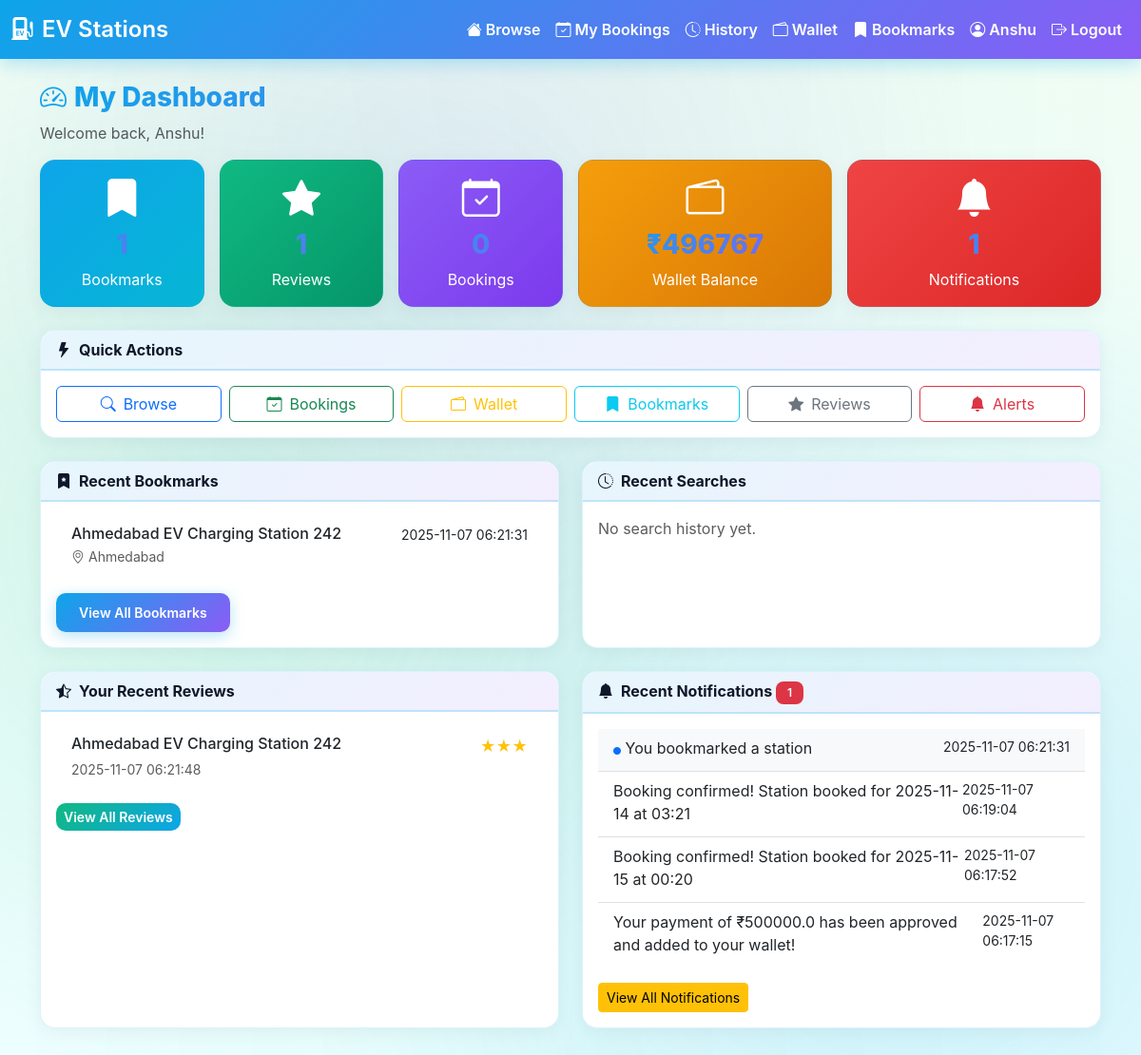
Page /user/dashboard (signed in) on the committed database.
### tables this page shows
CREATE TABLE wallets (
  id INTEGER PRIMARY KEY AUTOINCREMENT,
  user_id INTEGER UNIQUE NOT NULL,
  balance REAL DEFAULT 0.0,
  updated_at TIMESTAMP DEFAULT CURRENT_TIMESTAMP,
  FOREIGN KEY (user_id) REFERENCES users(id)
);

CREATE TABLE bookmarks (
  id INTEGER PRIMARY KEY AUTOINCREMENT,
  user_id INTEGER NOT NULL,
  station_id TEXT NOT NULL,
  created_at TIMESTAMP DEFAULT CURRENT_TIMESTAMP,
  FOREIGN KEY (user_id) REFERENCES users(id),
  FOREIGN KEY (station_id) REFERENCES ev_charging_stations_reduced(station_id),
  UNIQUE(user_id, station_id)
);

CREATE TABLE ev_charging_stations_reduced (
  station_id TEXT,
  name TEXT,
  operator TEXT,
  state TEXT,
  city TEXT,
  pincode TEXT,
  charger_types TEXT,
  number_of_chargers TEXT,
  power_kW_each TEXT,
  price_per_kWh_INR TEXT,
  tariff_type TEXT,
  payment_methods TEXT,
  opening_hours TEXT,
  contact_number TEXT,
  email TEXT,
  station_rating TEXT,
  num_reviews TEXT,
  parking_spaces TEXT,
  amenities TEXT,
  reservation_supported TEXT,
  fast_charging_supported TEXT,
  nearby_landmark TEXT,
  uptime_percent TEXT,
  status TEXT,
  latitude REAL,
  longitude REAL,
  PRIMARY KEY (station_id)
);

CREATE TABLE reviews (
  id INTEGER PRIMARY KEY AUTOINCREMENT,
  station_id TEXT NOT NULL,
  user_id INTEGER NOT NULL,
  rating INTEGER NOT NULL CHECK(rating >= 1 AND rating <= 5),
  review_text TEXT,
  created_at TIMESTAMP DEFAULT CURRENT_TIMESTAMP,
  FOREIGN KEY (station_id) REFERENCES ev_charging_stations_reduced(station_id),
  FOREIGN KEY (user_id) REFERENCES users(id)
);

CREATE TABLE notifications (
  id INTEGER PRIMARY KEY AUTOINCREMENT,
  user_id INTEGER NOT NULL,
  station_id TEXT,
  message TEXT NOT NULL,
  is_read INTEGER DEFAULT 0,
  created_at TIMESTAMP DEFAULT CURRENT_TIMESTAMP,
  FOREIGN KEY (user_id) REFERENCES users(id),
  FOREIGN KEY (station_id) REFERENCES ev_charging_stations_reduced(station_id)
);

### flask_app/routes.py (the view)
@bp.route("/user/dashboard")
def user_dashboard():
    if not f.session.get("user_id"):
        f.flash("Please login to view dashboard", "warning")
        return f.redirect(f.url_for("main.user_login"))
    user_id = f.session.get("user_id")
    bookmarks = get_user_bookmarks(user_id)
    reviews = get_user_reviews(user_id)
    recent_searches = get_recent_searches(user_id, 5)
    notifications = get_user_notifications(user_id, unread_only=False)
    unread_count = get_unread_count(user_id)
    bookings = get_user_bookings(user_id)
    wallet_balance = get_wallet_balance(user_id)
    return f.render_template(
        "user_dashboard.html",
        bookmarks=bookmarks,
        reviews=reviews,
        recent_searches=recent_searches,
        notifications=notifications,
        unread_count=unread_count,
        bookings=bookings,
        wallet_balance=wallet_balance
    )

### templates/user_dashboard.html (shortened to what this page needs)
{% extends 'base.html' %}
{% block styles %}<link href="{{ url_for('static', filename='css/index.css') }}" rel="stylesheet">{% endblock %}
{% block content %}
<h3><i class="bi bi-speedometer2 me-2"></i>My Dashboard</h3>
<p class="text-muted">Welcome back, {{ session.get('user_name') }}!</p>
<div class="row g-3 mb-4">
  <div class="col-md-2">
    <div class="card text-center" style="background: linear-gradient(135deg, #0ea5e9 0%, #06b6d4 100%);">
      <div class="card-body text-white">
        <h1><i class="bi bi-bookmark-fill"></i></h1>
        <h3>{{ bookmarks|length }}</h3>
        <p class="mb-0">Bookmarks</p>
      </div>
    </div>
  </div>
  <div class="col-md-2">
    <div class="card text-center" style="background: linear-gradient(135deg, #10b981 0%, #059669 100%);">
      <div class="card-body text-white">
        <h1><i class="bi bi-star-fill"></i></h1>
        <h3>{{ reviews|length }}</h3>
        <p class="mb-0">Reviews</p>
      </div>
    </div>
  </div>
  <div class="col-md-2">
    <div class="card text-center" style="background: linear-gradient(135deg, #8b5cf6 0%, #7c3aed 100%);">
      <div class="card-body text-white">
        <h1><i class="bi bi-calendar-check"></i></h1>
        <h3>{{ bookings|length }}</h3>
        <p class="mb-0">Bookings</p>
      </div>
    </div>
  </div>
  <div class="col-md-3">
    <div class="card text-center" style="background: linear-gradient(135deg, #f59e0b 0%, #d97706 100%);">
      <div class="card-body text-white">
        <h1><i class="bi bi-wallet2"></i></h1>
        <h3>₹{{ "%.0f"|format(wallet_balance) }}</h3>
        <p class="mb-0">Wallet Balance</p>
      </div>
    </div>
  </div>
  <div class="col-md-3">
    <div class="card text-center" style="background: linear-gradient(135deg, #ef4444 0%, #dc2626 100%);">
      <div class="card-body text-white">
        <h1><i class="bi bi-bell-fill"></i></h1>
        <h3>{{ unread_count }}</h3>
        <p class="mb-0">Notifications</p>
      </div>
    </div>
  </div>
</div>
<div class="card mb-4">
  <div class="card-header">
    <i class="bi bi-lightning-fill me-2"></i>Quick Actions
  </div>
  <div class="card-body">
    <div class="row g-2">
      <div class="col-md-2">
        <a href="{{ url_for('main.index') }}" class="btn btn-outline-primary w-100">
          <i class="bi bi-search me-2"></i>Browse
        </a>
      </div>
      <div class="col-md-2">
        <a href="{{ url_for('main.my_bookings') }}" class="btn btn-outline-success w-100">
          <i class="bi bi-calendar-check me-2"></i>Bookings
        </a>
      </div>
      <div class="col-md-2">
        <a href="{{ url_for('main.user_wallet') }}" class="btn btn-outline-warning w-100">
          <i class="bi bi-wallet2 me-2"></i>Wallet
        </a>
      </div>
      <div class="col-md-2">
        <a href="{{ url_for('main.user_bookmarks') }}" class="btn btn-outline-info w-100">
          <i class="bi bi-bookmark-fill me-2"></i>Bookmarks
        </a>
      </div>
      <div class="col-md-2">
        <a href="{{ url_for('main.user_reviews') }}" class="btn btn-outline-secondary w-100">
          <i class="bi bi-star-fill me-2"></i>Reviews
        </a>
      </div>
      <div class="col-md-2">
        <a href="{{ url_for('main.user_notifications_page') }}" class="btn btn-outline-danger w-100">
          <i class="bi bi-bell-fill me-2"></i>Alerts
        </a>
      </div>
    </div>
  </div>
</div>
<div class="row">
  <div class="col-md-6 mb-4">
    <div class="card h-100">
      <div class="card-header">
        <i class="bi bi-bookmark-star-fill me-2"></i>Recent Bookmarks
      </div>
      <div class="card-body">
        {% if bookmarks %}
          <div class="list-group list-group-flush">
            {% for b in bookmarks[:5] %}
            <a href="{{ url_for('main.station_detail', station_id=b.station_id) }}"
               class="list-group-item list-group-item-action">
              <div class="d-flex w-100 justify-content-between">
                <h6 class="mb-1">{{ b.name }}</h6>
                <small>{{ b.bookmarked_at }}</small>
              </div>
              <p class="mb-1 text-muted small">
                <i class="bi bi-geo-alt me-1"></i>{{ b.city }}
              </p>
            </a>
            {% endfor %}
          </div>
          <div class="mt-3">
            <a href="{{ url_for('main.user_bookmarks') }}" class="btn btn-sm btn-primary">
              View All Bookmarks
            </a>
          </div>
        {% else %}
          <p class="text-muted">No bookmarks yet. Start exploring stations!</p>
        {% endif %}
      </div>
    </div>
  </div>
  <div class="col-md-6 mb-4">
    <div class="card h-100">
      <div class="card-header">
        <i class="bi bi-clock-history me-2"></i>Recent Searches
      </div>
      <div class="card-body">
        {% if recent_searches %}
          <div class="list-group list-group-flush">
            {% for search in recent_searches %}
            <div class="list-group-item">
              <div class="d-flex w-100 justify-content-between">
                <h6 class="mb-1"><i class="bi bi-search me-2"></i>{{ search.search_term }}</h6>
                <small class="text-muted">{{ search.created_at }}</small>
              </div>
              {% if search.search_filters %}
                <small class="text-muted">Filters: {{ search.search_filters }}</small>
              {% endif %}
            </div>
            {% endfor %}
          </div>
        {% else %}
          <p class="text-muted">No search history yet.</p>
        {% endif %}
      </div>
    </div>
  </div>
  <div class="col-md-6 mb-4">
    <div class="card h-100">
      <div class="card-header">
        <i class="bi bi-star-half me-2"></i>Your Recent Reviews
      </div>
      <div class="card-body">
        {% if reviews %}
          <div class="list-group list-group-flush">
            {% for review in reviews[:5] %}
            <a href="{{ url_for('main.station_detail', station_id=review.station_id) }}"
               class="list-group-item list-group-item-action">
              <div class="d-flex w-100 justify-content-between">
                <h6 class="mb-1">{{ review.station_name or review.station_id }}</h6>
                <span class="text-warning">
                  {% for i in range(review.rating) %}★{% endfor %}
                </span>
              </div>
              <small class="text-muted">{{ review.created_at }}</small>
            </a>
            {% endfor %}
          </div>
          <div class="mt-3">
            <a href="{{ url_for('main.user_reviews') }}" class="btn btn-sm btn-success">
              View All Reviews
            </a>
          </div>
        {% else %}
          <p class="text-muted">No reviews yet. Share your experience!</p>
        {% endif %}
      </div>
    </div>
  </div>
  <div class="col-md-6 mb-4">
    <div class="card h-100">
      <div class="card-header">
        <i class="bi bi-bell-fill me-2"></i>Recent Notifications
        {% if unread_count > 0 %}
          <span class="badge bg-danger">{{ unread_count }}</span>
        {% endif %}
      </div>
      <div class="card-body">
        {% if notifications %}
          <div class="list-group list-group-flush">
            {% for notif in notifications[:5] %}
            <div class="list-group-item {% if not notif.is_read %}bg-light{% endif %}">
              <div class="d-flex w-100 justify-content-between">
                <p class="mb-1">
                  {% if not notif.is_read %}<i class="bi bi-circle-fill text-primary" style="font-size:0.5rem;"></i>{% endif %}
                  {{ notif.message }}
                </p>
                <small>{{ notif.created_at }}</small>
              </div>
            </div>
            {% endfor %}
          </div>
          <div class="mt-3">
            <a href="{{ url_for('main.user_notifications_page') }}" class="btn btn-sm btn-warning">
              View All Notifications
            </a>
          </div>
        {% else %}
          <p class="text-muted">No notifications yet.</p>
        {% endif %}
      </div>
    </div>
  </div>
</div>
{% endblock %}

### rows in the picture
wallets: balance "496767"
bookmarks: name "Ahmedabad EV Charging Station 242", bookmarked_at "2025-11-07 06:21:31", city "Ahmedabad"
reviews: name "Ahmedabad EV Charging Station 242", created_at "2025-11-07 06:21:48"
notifications: is_read 0 (drawn), message "You bookmarked a station", created_at "2025-11-07 06:21:31"
notifications: message "Booking confirmed! Station booked for 2025-11-14 at 03:21", created_at "2025-11-07 06:19:04"
notifications: message "Booking confirmed! Station booked for 2025-11-15 at 00:20", created_at "2025-11-07 06:17:52"
notifications: message "Your payment of ₹500000.0 has been approved and added to your wallet!", created_at "2025-11-07 06:17:15"

### other values in the picture
{{ session.get('user_name', session.get('user_email')) }} "Anshu"
{{ session.get('user_name') }} "Anshu"
{{ unread_count }} "1"
